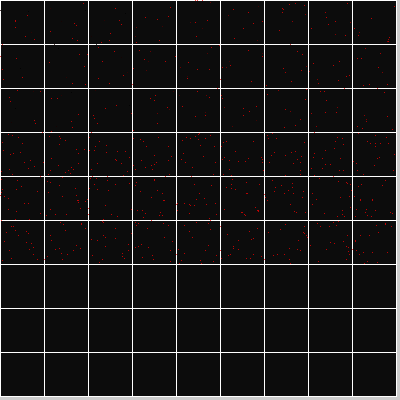
Frame 1 (no input)
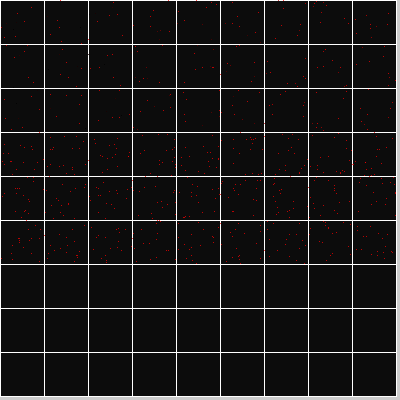
Frame 2 (the mouse pressed at the canvas centre, redrawn once)

The Processing sketch that drew these frames (run headless with seeded random() and noise(); the mouse was pressed at the canvas centre and the sketch redrawn once):

// Processing sketch: forloop
// ── forloop.pde
int c = 9;
int csqrt = int(sqrt(c));
int[][] grid = new int[c*c][];

void setup() {
  init();
  size(400,400);
  noLoop();
}

void draw(){
  //background(0);
  fill(12);
  stroke(255);
  int s = int(width/c);
  
  for(int i=0;i<c;i++){
    for(int j=0;j<c;j++){
      rect(i*s,j*s,s,s);
    }
  }
  
  for (int i=0; i<c*c; i++) {
    stroke(255/c*i,0,0);
    
    for(int j=0;j<c;j++){
      int index = grid[i][j];
      int x = int(index%c*s+random(s));
      int y = int(index/c*s+random(s));       
      point(x,y);
    }
  }
  
}

void init(){
  for (int i=0; i<c*c; i++) {

    int[] inner = new int[c];
    
    if (i%csqrt==0) {
      
      for (int j=0; j<csqrt; j++) {
        for (int k=0; k<csqrt; k++) {
          
          int value = j+k*c;
          
          if (i%c>=csqrt) {
            value += i%c;
          }
          
          if(i>=csqrt*c){
            value += csqrt*c;
          }
          
          inner[j*csqrt+k] = value;
        }
      }
      
    } else {
      inner = grid[int((i/csqrt)*csqrt)];
    }
    
    grid[i] = inner;
  }

  for (int i=0; i<c*c; i++) {
    grid[i] = sort(grid[i]);
    println("["+i+"]: " + pa(grid[i]));
  }

}

String pa(int[] a) {
  if (a.length== 0) 
    return "";

  String result = "";
  for (int i=0; i<a.length-1; i++) {
    result += a[i]+",";
  }
  result += a[a.length-1];

  return result;
}
